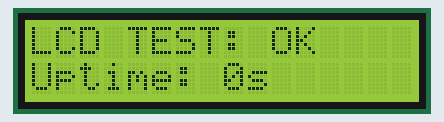
A sketch run on a simulated Arduino Uno, built with avr-gcc and run on an emulated ATmega328P. Shown: 16×2 character LCD. What the sketch prints to the serial monitor is not drawn.

Above: at 0.1 s.
At 4.1 s:
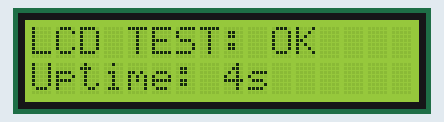
At 9.1 s:
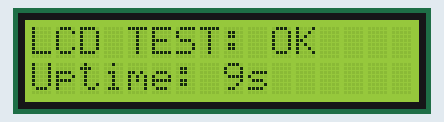
At 19.2 s:
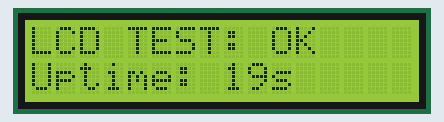
At 28.2 s:
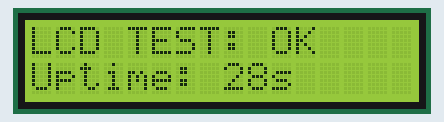
At 38.2 s:
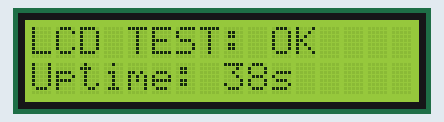

The sketch:

LCD_Only_Debug.ino
```cpp
#include <LiquidCrystal.h>

// Initialize the library with the numbers of the interface pins
// (RS, Enable, D4, D5, D6, D7) matching your wiring
LiquidCrystal lcd(12, 11, 5, 4, 3, 2);

void setup() {
  Serial.begin(9600);

  // Set up the LCD's number of columns and rows:
  lcd.begin(16, 2);

  // Print a test message to the LCD
  lcd.setCursor(0, 0);
  lcd.print("LCD TEST: OK");

  Serial.println("System Initialized. LCD and Serial are active.");
}

void loop() {
  int seconds = millis() / 1000;

  // Print uptime to Serial Monitor
  Serial.print("Uptime: ");
  Serial.print(seconds);
  Serial.println(" seconds");

  // Print uptime to LCD screen row 1
  lcd.setCursor(0, 1);
  lcd.print("Uptime: ");
  lcd.print(seconds);
  lcd.print("s   ");

  delay(1000);
}
```

Measured:
- what the display in image 1 shows lasts 1.0 s, from 4.1 s to 5.1 s
